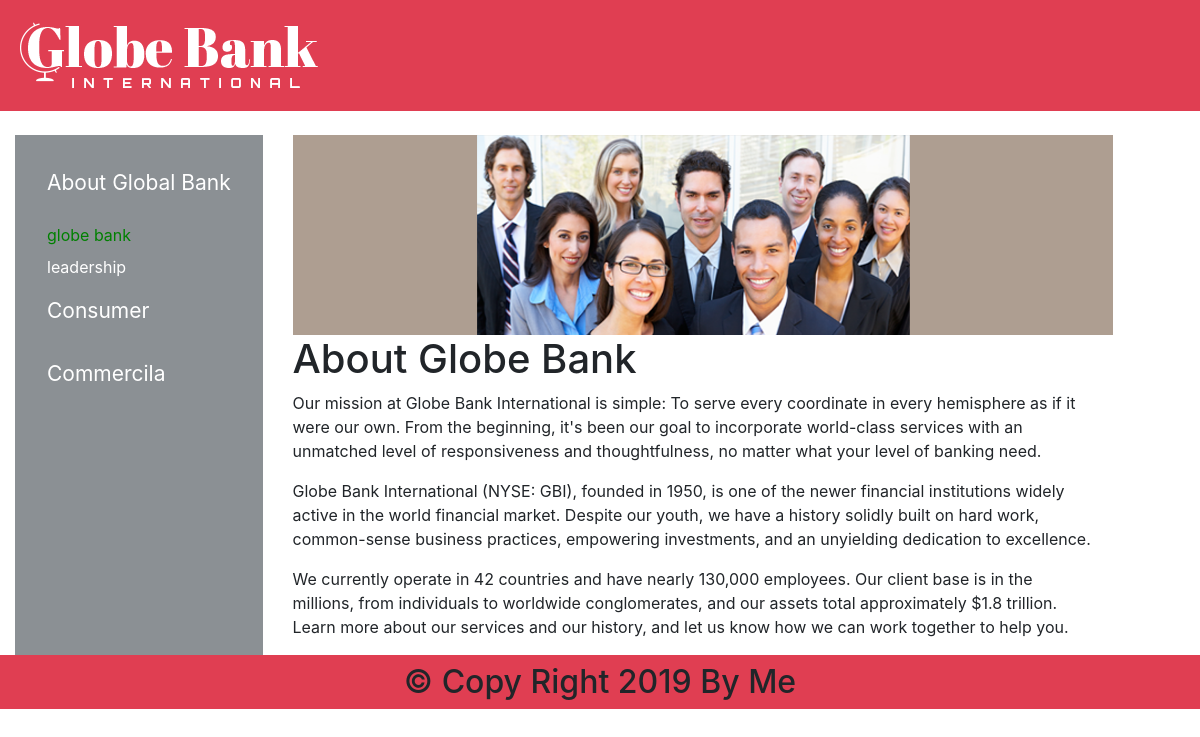
The page / on the database its author committed.
### tables this page shows
CREATE TABLE `subject` (
  `id` int(11) NOT NULL,
  `menu_name` varchar(255) DEFAULT NULL,
  `position` int(3) DEFAULT NULL,
  `visible` tinyint(1) DEFAULT NULL
);

CREATE TABLE `page` (
  `id` int(11) NOT NULL,
  `subject_id` int(11) DEFAULT NULL,
  `page_name` varchar(255) DEFAULT NULL,
  `position` int(3) DEFAULT NULL,
  `visible` tinyint(1) DEFAULT NULL,
  `content` text
);

### private/function.php (called while the page is built, shortened)
<?php
function h($funco){
   return htmlspecialchars($funco);
}
?>

### public/index.php (the view, shortened to what this page needs)
<?php
  $pageid = $_GET['pageid'] ?? '1';
   $pageid = (int)$pageid;
require_once "shared/public_header.php";
?>
<div class="container row mt-4">
<?php require_once "shared/nav_header.php";  ?>
<div class="col-9">
<?php
   $strip_tags_content = '<div><img><h1><p><ul><li><br><em><strong>';
     $queryc = "SELECT content FROM page where id = '{$pageid}'";
     $resultc = mysqli_query($connect,$queryc);
     if(mysqli_num_rows($resultc) > 0){
     	$keyc = mysqli_fetch_assoc($resultc);
     	echo strip_tags($keyc['content'], $strip_tags_content);
     }
?>
</div>
</div>
<?php
require_once("shared/public_footer.php");
?>

### public/shared/public_header.php (shortened to what this page needs)
<?php
require_once"../private/function.php";
?>
<!DOCTYPE html>
<html>
<head>
    <link rel="stylesheet" type="text/css" href="stylesheet/bootstrap.min.css">
    <link rel="stylesheet" type="text/css" href="stylesheet/style_public.css">
</head>
<body>
<div class="imhead">
 <img src="images/gbi_logo.png" class="img-fluid" >
 </div>

### public/shared/nav_header.php (shortened to what this page needs)
<?php
require_once"../private/function.php";
$id = $_GET['id'] ?? '1';
$query = "SELECT * FROM subject WHERE visible = 1";
$result = mysqli_query($connect,$query);
if(mysqli_num_rows($result) > 0){
?>
    <link rel="stylesheet" type="text/css" href="stylesheet/style_public.css">
<div class="navlli col-3">
  <ul class="list-group  pl-3 navl pt-4">
<?php
  while($key = mysqli_fetch_assoc($result)){
  	   echo "<li class='list-group mb-3 fhea'>  <a href='index.php?id=". h(urlencode($key['id'])) .
  	         "' class='nav-link'>" . h($key['menu_name']). "</a></li>";
  	$queryp = "SELECT * FROM page ";
  	$queryp.="WHERE subject_id = '{$key['id']}' AND visible = 1";
    $resultp = mysqli_query($connect,$queryp);
      if(mysqli_num_rows($resultp) > 0){
      while ($keyp = mysqli_fetch_assoc($resultp)) {
if($id == $keyp['subject_id']){
?>
<ul class='list-group  pl-3 mb-2'>
	<li class='list-group <?php if($keyp['id'] == $pageid ){echo 'active';}?>'>
	<a href="index.php?pageid=<?php echo h($keyp['id']);?>&id=<?php echo  h($id)?>">
		<?php echo h($keyp['page_name']); ?></a></li></ul>
<?php
}
      }
  }
}
?>
   </ul>
  </div>
<?php
}
?>

### public/shared/public_footer.php (shortened to what this page needs)
<footer class="text-center h2 p-2" style='background: #e03e52;'>
	&copy; Copy Right <?php echo Date('Y'); ?> By Me
</footer>
</body>
</html>

### public/stylesheet/style_public.css (style rules this page uses)
.imhead { background: #e03e52; padding: 20px; }
.navl { background: #8b9094; color:#fffdfd; }
.container,.navli { height: 100%; }
.fhea { font-size:21px; }
footer { background: #8b9094; }
a { color: #FFF; }

### public/index.php (style rules this page uses)
.col-3 a { color:#FFF; }

### public/shared/nav_header.php (style rules this page uses)
.active a { color: green }
.navl { height: 100%; }

### rows shown on the page
subject: menu_name "About Global Bank"
page: page_name "globe bank", content (picture), content "About Globe Bank Our mission at Globe Bank International is simple: To serve every coordinate in every hemisphere as if it were our own. From the beginning, it's been our goal to incorporate world-class services with an unmatched level of responsiveness and thoughtfulness, no matter what your level of banking need. Globe Bank International (NYSE: GBI), founded in 1950, is one of the newer financial institutions widely active in the world financial market. Despite our youth, we have a history solidly built on hard work, common-sense business practices, empowering investments, and an unyielding dedication to excellence. We currently operate in 42 countries and have nearly 130,000 employees.…"
page: page_name "leadership"
subject: menu_name "Consumer"
subject: menu_name "Commercila"

### other values the page prints
Date('Y') "2019"
